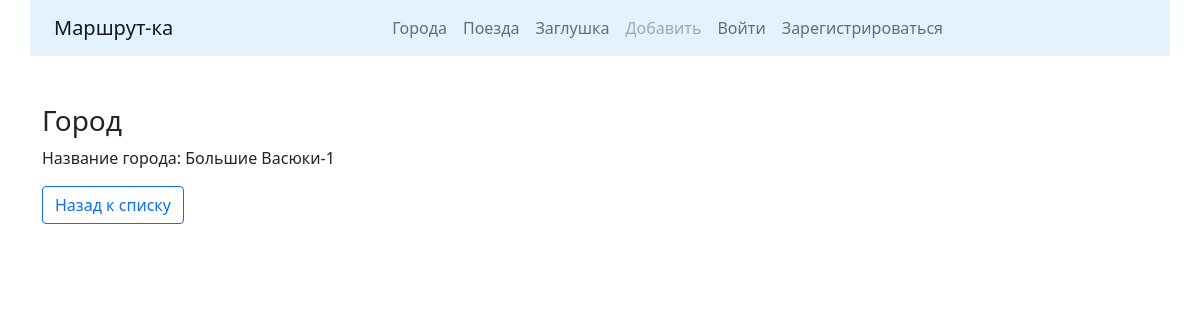
The app's page /cities/14/, older data.
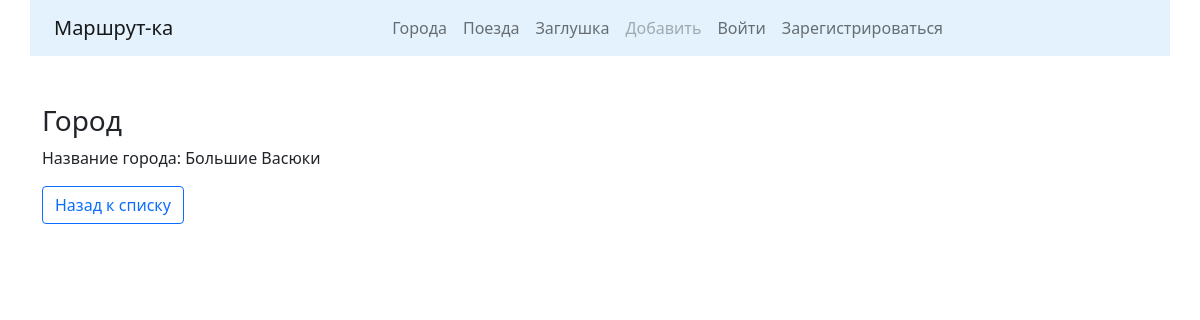
The same page, newer data.
### cities/models.py (models this page shows, shortened)
class City(models.Model):
    name = models.CharField(max_length=128, unique=True, verbose_name="Город",)
    class Meta:
        verbose_name = "Город"
        verbose_name_plural = "Города"
        ordering = ["name"]  # Сортировка объектов таблицы по имени

### cities/views.py (the view)
# urls.py: path('<int:pk>/', CityDetailView.as_view(), name="detail"),
class CityDetailView(DetailView):
    queryset = City.objects.all()
    template_name = "cities/detail.html"

### cities/templates/cities/detail.html (shortened to what this page needs)
{% extends 'main/base.html' %}
{% block content %}
    <h3>Город</h3>
    <div class="row">
        <div class="col-md">
                <p>Название города: {{object.name}}</p>
        </div>
    </div>
    <div class="row">
        <div class="col-md-4">
            <a href="{% url 'cities:cities' %}">
                <button type="button" class="btn btn-outline-primary">Назад к списку</button>
            </a>
        </div>
    </div>
{% endblock %}

Row changes from the older to the newer data that the page shows:
changed City: name "Большие Васюки-1" → "Большие Васюки"
